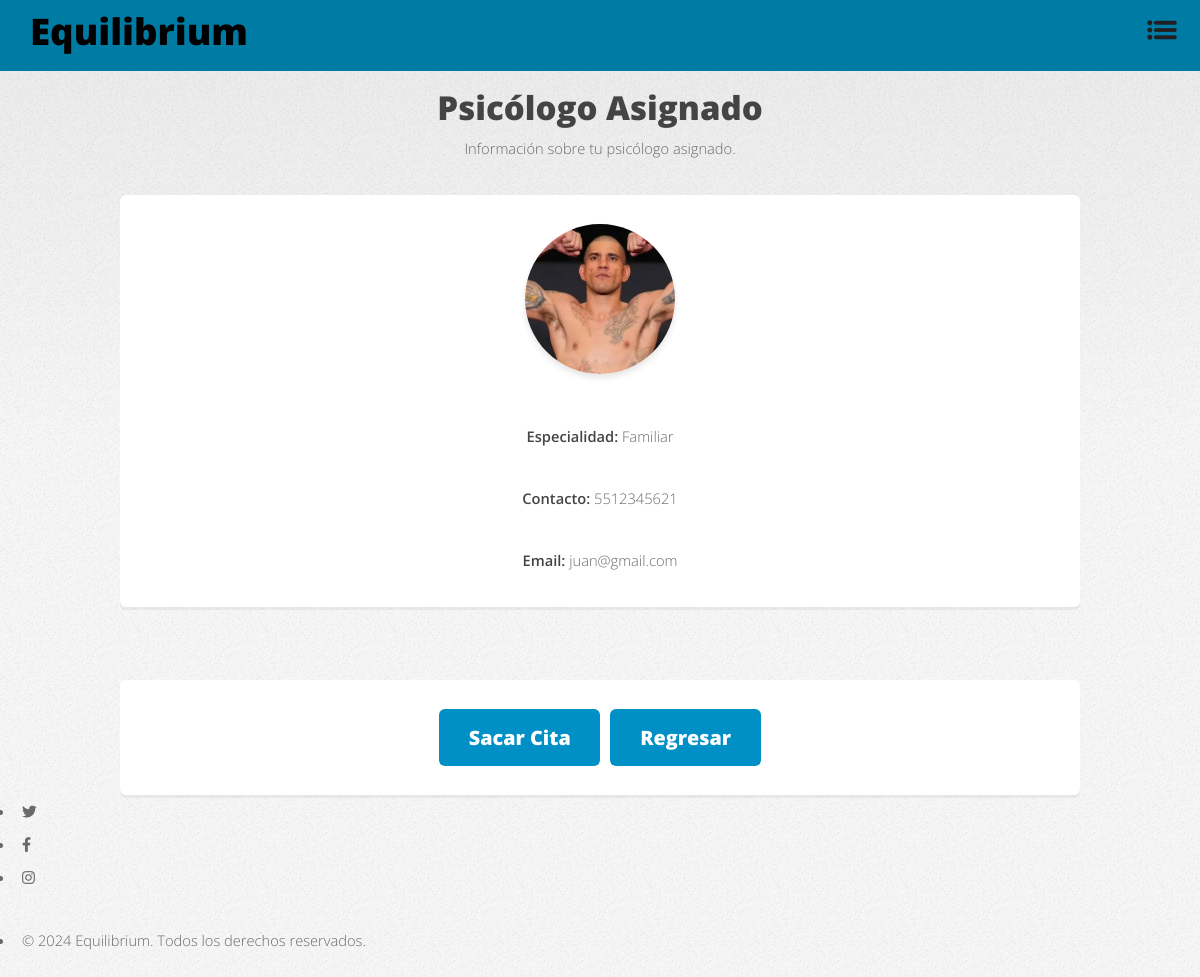
The app's page /student/view_assigned_psychologist/ (signed in), older data.
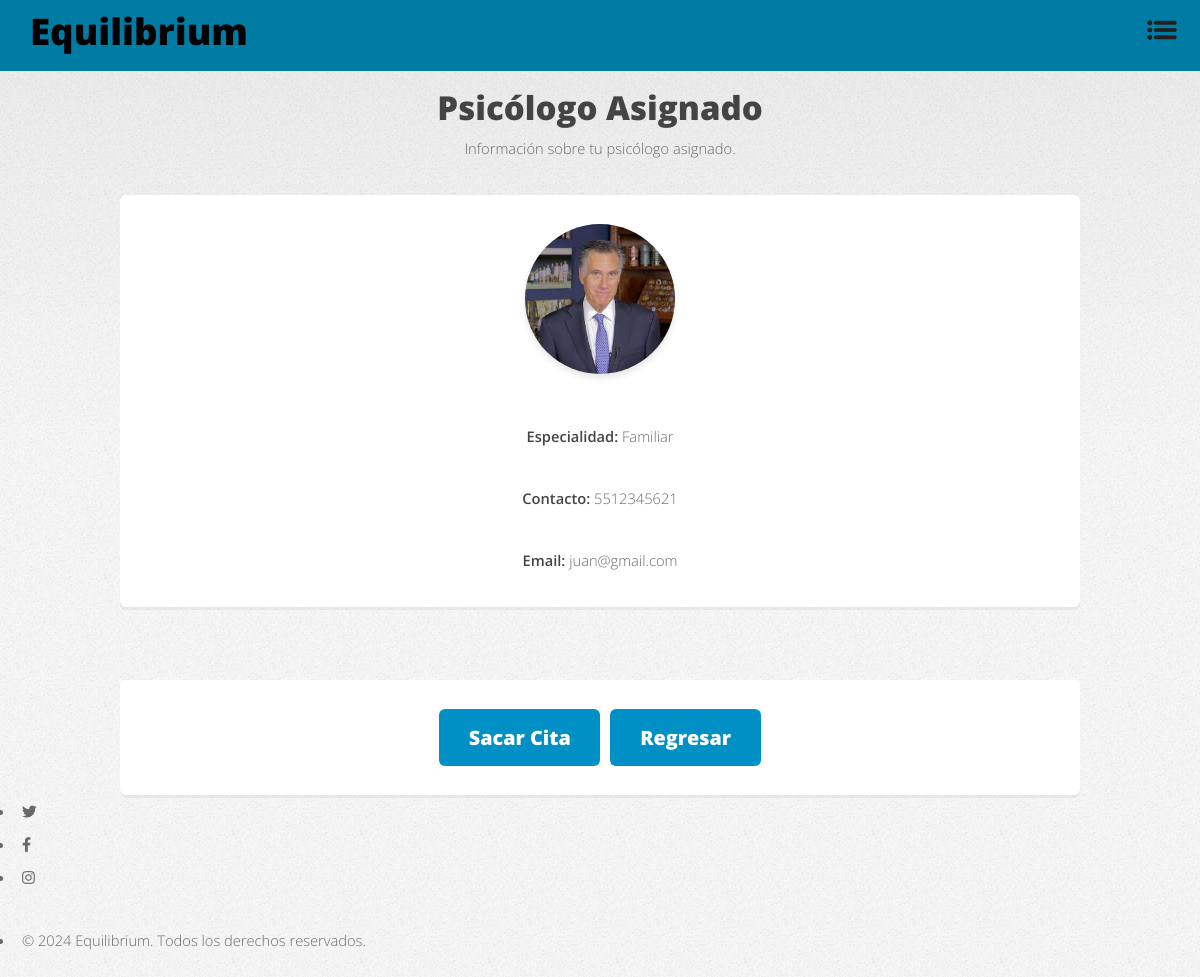
The same page, newer data.
### main/models.py (models this page shows, shortened)
class Psychologist(models.Model):
    user = models.OneToOneField(User, on_delete=models.CASCADE, related_name='psychologist_profile')
    name = models.CharField(max_length=100)
    age = models.IntegerField()
    email = models.EmailField(unique=True)
    specialty = models.CharField(max_length=100)
    phone_number = models.CharField(max_length=15)
    profile_photo = models.ImageField(upload_to='profile_photos/', null=True, blank=True)
    cover_photo = models.ImageField(upload_to='cover_photos/', null=True, blank=True)

### main/views.py (the view)
# urls.py: path('student/view_assigned_psychologist/', views.view_assigned_psychologist, name='view_assigned_psychologist'),
@login_required
def view_assigned_psychologist(request):
    student = request.user.student_profile  # Obtener el perfil del estudiante
    psychologist = student.psychologist  # Psicólogo asignado al estudiante
    if psychologist is None:
        return render(request, 'view_assigned_psychologist.html', {
            'error': 'No tienes un psicólogo asignado actualmente.'
        })
    return render(request, 'view_assigned_psychologist.html', {
        'psychologist': psychologist
    })

### main/templates/view_assigned_psychologist.html (shortened to what this page needs)
<!DOCTYPE html>
<html lang="es">
<head>
    {% load static %}
    <link rel="stylesheet" href="{% static 'css/fontawesome-all.min.css' %}">
    <link rel="stylesheet" href="{% static 'css/main.css' %}">
</head>
<body class="is-preload">
    <div id="page-wrapper">
        <div class="blue-bar">
            <h1 id="logo"><a href="{% url 'home' %}">Equilibrium</a></h1>
            <nav id="nav">
                <ul>
                    <li class="dropdown">
                        <a href="javascript:void(0)" class="dropbtn">
                            <img src="{% static 'img/menu-icon.png' %}" alt="Menú" class="menu-icon">
                        </a>
                    </li>
                </ul>
            </nav>
        </div>
        <section id="main" class="container">
            <header class="major">
                <h2>Psicólogo Asignado</h2>
                <p>Información sobre tu psicólogo asignado.</p>
            </header>
            <section class="box special">
                {% if psychologist %}
                    {% if psychologist.profile_photo %}
                        <img src="{{ psychologist.profile_photo.url }}" alt="Foto de perfil del psicólogo" class="profile-photo">
                    {% else %}
                        <img src="{% static 'img/default-profile.png' %}" alt="Foto de perfil predeterminada" class="profile-photo">
                    {% endif %}
                    <p><strong>Especialidad:</strong> {{ psychologist.specialty }}</p>
                    <p><strong>Contacto:</strong> {{ psychologist.phone_number }}</p>
                    <p><strong>Email:</strong> {{ psychologist.user.email }}</p>
                {% else %}
                    <p>No tienes un psicólogo asignado actualmente.</p>
                {% endif %}
            </section>
            <section class="box special button-group">
                {% if psychologist %}
                    <a href="{% url 'psychologist_schedule' psychologist.id %}" class="button primary">Sacar Cita</a>
                {% endif %}
                <a href="{% url 'student_home' %}" class="button">Regresar</a>
            </section>
        </section>
        <footer id="footer">
            <ul class="icons">
                <li><a href="#" class="icon brands fa-twitter"><span class="label">Twitter</span></a></li>
                <li><a href="#" class="icon brands fa-facebook-f"><span class="label">Facebook</span></a></li>
                <li><a href="#" class="icon brands fa-instagram"><span class="label">Instagram</span></a></li>
            </ul>
            <ul class="copyright">
                <li>&copy; 2024 Equilibrium. Todos los derechos reservados.</li>
            </ul>
        </footer>
    </div>
</body>
</html>

Row changes from the older to the newer data that the page shows:
changed Psychologist "Familiar": profile_photo: a different picture
